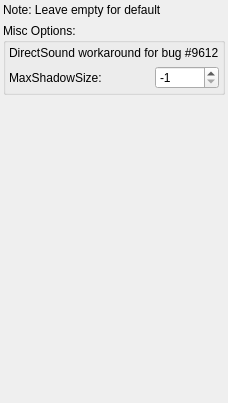
          <widget class="QWidget" name="tab_13">
           <attribute name="title">
            <string>Misc Audio</string>
           </attribute>
           <layout class="QVBoxLayout" name="verticalLayout_30">
            <property name="leftMargin">
             <number>3</number>
            </property>
            <property name="topMargin">
             <number>3</number>
            </property>
            <property name="rightMargin">
             <number>3</number>
            </property>
            <property name="bottomMargin">
             <number>3</number>
            </property>
            <item>
             <widget class="QLabel" name="label_74">
              <property name="text">
               <string>Note: Leave empty for default</string>
              </property>
              <property name="wordWrap">
               <bool>true</bool>
              </property>
             </widget>
            </item>
            <item>
             <widget class="QGroupBox" name="groupBox_3">
              <property name="title">
               <string>Misc Options:</string>
              </property>
              <layout class="QVBoxLayout" name="verticalLayout_26">
               <property name="leftMargin">
                <number>3</number>
               </property>
               <property name="topMargin">
                <number>3</number>
               </property>
               <property name="rightMargin">
                <number>3</number>
               </property>
               <property name="bottomMargin">
                <number>3</number>
               </property>
               <item>
                <widget class="QLabel" name="label">
                 <property name="text">
                  <string>DirectSound workaround for bug #9612</string>
                 </property>
                </widget>
               </item>
               <item>
                <widget class="QWidget" name="widget_63" native="true">
                 <layout class="QHBoxLayout" name="_69">
                  <property name="leftMargin">
                   <number>0</number>
                  </property>
                  <property name="topMargin">
                   <number>0</number>
                  </property>
                  <property name="rightMargin">
                   <number>0</number>
                  </property>
                  <property name="bottomMargin">
                   <number>0</number>
                  </property>
                  <item>
                   <widget class="QLabel" name="label_73">
                    <property name="minimumSize">
                     <size>
                      <width>140</width>
                      <height>0</height>
                     </size>
                    </property>
                    <property name="maximumSize">
                     <size>
                      <width>140</width>
                      <height>16777215</height>
                     </size>
                    </property>
                    <property name="text">
                     <string notr="true">MaxShadowSize:</string>
                    </property>
                   </widget>
                  </item>
                  <item>
                   <widget class="QSpinBox" name="sboxFakeSound_shadow">
                    <property name="minimum">
                     <number>-1</number>
                    </property>
                    <property name="maximum">
                     <number>255</number>
                    </property>
                    <property name="value">
                     <number>-1</number>
                    </property>
                   </widget>
                  </item>
                 </layout>
                </widget>
               </item>
              </layout>
             </widget>
            </item>
            <item>
             <spacer name="verticalSpacer_10">
              <property name="orientation">
               <enum>Qt::Vertical</enum>
              </property>
              <property name="sizeHint" stdset="0">
               <size>
                <width>20</width>
                <height>305</height>
               </size>
              </property>
             </spacer>
            </item>
           </layout>
          </widget>
